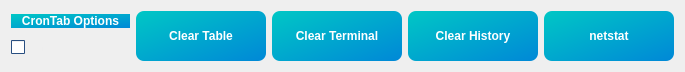
   <widget class="QWidget" name="layoutWidget">
    <property name="geometry">
     <rect>
      <x>340</x>
      <y>270</y>
      <width>685</width>
      <height>52</height>
     </rect>
    </property>
    <layout class="QHBoxLayout" name="horizontalLayout">
     <item>
      <layout class="QVBoxLayout" name="verticalLayout_12">
       <item>
        <widget class="QPushButton" name="crontab_options_button">
         <property name="font">
          <font>
           <weight>75</weight>
           <bold>true</bold>
          </font>
         </property>
         <property name="toolTip">
          <string>Set and view cronTab options</string>
         </property>
         <property name="styleSheet">
          <string notr="true">QPushButton{

	
	color: rgb(255, 255, 255);
	border: none;
background-color: qlineargradient(spread:pad, x1:0, y1:0, x2:1, y2:1, stop:0 rgba(0, 199, 197, 1), stop:1 rgba(0, 136, 215, 1));



border-radius: 8px;

}


QPushButton:hover {

background-color: qlineargradient(spread:pad, x1:0, y1:0, x2:1, y2:1, stop:0 rgba(0, 136, 215, 1), stop:1 rgba(0, 199, 197, 1));
}


QPushButton:pressed {
	background-color: rgba(0, 136, 215, 1);
}


</string>
         </property>
         <property name="text">
          <string>CronTab Options</string>
         </property>
        </widget>
       </item>
       <item>
        <widget class="QCheckBox" name="crontab_enable">
         <property name="baseSize">
          <size>
           <width>0</width>
           <height>0</height>
          </size>
         </property>
         <property name="palette">
          <palette>
           <active>
            <colorrole role="WindowText">
             <brush brushstyle="SolidPattern">
              <color alpha="255">
               <red>239</red>
               <green>239</green>
               <blue>239</blue>
              </color>
             </brush>
            </colorrole>
            <colorrole role="Button">
             <brush brushstyle="SolidPattern">
              <color alpha="0">
               <red>191</red>
               <green>64</green>
               <blue>64</blue>
              </color>
             </brush>
            </colorrole>
            <colorrole role="Text">
             <brush brushstyle="SolidPattern">
              <color alpha="255">
               <red>239</red>
               <green>41</green>
               <blue>41</blue>
              </color>
             </brush>
            </colorrole>
            <colorrole role="BrightText">
             <brush brushstyle="SolidPattern">
              <color alpha="255">
               <red>239</red>
               <green>41</green>
               <blue>41</blue>
              </color>
             </brush>
            </colorrole>
            <colorrole role="Window">
             <brush brushstyle="SolidPattern">
              <color alpha="255">
               <red>52</red>
               <green>101</green>
               <blue>164</blue>
              </color>
             </brush>
            </colorrole>
            <colorrole role="PlaceholderText">
             <brush brushstyle="NoBrush">
              <color alpha="128">
               <red>0</red>
               <green>0</green>
               <blue>0</blue>
              </color>
             </brush>
            </colorrole>
           </active>
           <inactive>
            <colorrole role="WindowText">
             <brush brushstyle="SolidPattern">
              <color alpha="255">
               <red>239</red>
               <green>239</green>
               <blue>239</blue>
              </color>
             </brush>
            </colorrole>
            <colorrole role="Button">
             <brush brushstyle="SolidPattern">
              <color alpha="0">
               <red>191</red>
               <green>64</green>
               <blue>64</blue>
              </color>
             </brush>
            </colorrole>
            <colorrole role="Text">
             <brush brushstyle="SolidPattern">
              <color alpha="255">
               <red>239</red>
               <green>41</green>
               <blue>41</blue>
              </color>
             </brush>
            </colorrole>
            <colorrole role="BrightText">
             <brush brushstyle="SolidPattern">
              <color alpha="255">
               <red>239</red>
               <green>41</green>
               <blue>41</blue>
              </color>
             </brush>
            </colorrole>
            <colorrole role="Window">
             <brush brushstyle="SolidPattern">
              <color alpha="255">
               <red>52</red>
               <green>101</green>
               <blue>164</blue>
              </color>
             </brush>
            </colorrole>
            <colorrole role="PlaceholderText">
             <brush brushstyle="NoBrush">
              <color alpha="128">
               <red>239</red>
               <green>41</green>
               <blue>41</blue>
              </color>
             </brush>
            </colorrole>
           </inactive>
           <disabled>
            <colorrole role="WindowText">
             <brush brushstyle="SolidPattern">
              <color alpha="255">
               <red>127</red>
               <green>127</green>
               <blue>127</blue>
              </color>
             </brush>
            </colorrole>
            <colorrole role="Button">
             <brush brushstyle="SolidPattern">
              <color alpha="0">
               <red>191</red>
               <green>64</green>
               <blue>64</blue>
              </color>
             </brush>
            </colorrole>
            <colorrole role="Text">
             <brush brushstyle="SolidPattern">
              <color alpha="255">
               <red>127</red>
               <green>127</green>
               <blue>127</blue>
              </color>
             </brush>
            </colorrole>
            <colorrole role="BrightText">
             <brush brushstyle="SolidPattern">
              <color alpha="255">
               <red>239</red>
               <green>41</green>
               <blue>41</blue>
              </color>
             </brush>
            </colorrole>
            <colorrole role="Window">
             <brush brushstyle="SolidPattern">
              <color alpha="255">
               <red>52</red>
               <green>101</green>
               <blue>164</blue>
              </color>
             </brush>
            </colorrole>
            <colorrole role="PlaceholderText">
             <brush brushstyle="NoBrush">
              <color alpha="128">
               <red>0</red>
               <green>0</green>
               <blue>0</blue>
              </color>
             </brush>
            </colorrole>
           </disabled>
          </palette>
         </property>
         <property name="font">
          <font>
           <weight>75</weight>
           <bold>true</bold>
          </font>
         </property>
         <property name="toolTip">
          <string>&lt;html&gt;&lt;head/&gt;&lt;body&gt;&lt;p&gt;Schedule this command using cronTab&lt;/p&gt;&lt;/body&gt;&lt;/html&gt;</string>
         </property>
         <property name="autoFillBackground">
          <bool>true</bool>
         </property>
         <property name="text">
          <string>Enable CronTab</string>
         </property>
        </widget>
       </item>
      </layout>
     </item>
     <item>
      <widget class="QPushButton" name="clear_table_button">
       <property name="minimumSize">
        <size>
         <width>130</width>
         <height>50</height>
        </size>
       </property>
       <property name="maximumSize">
        <size>
         <width>16777215</width>
         <height>16777215</height>
        </size>
       </property>
       <property name="font">
        <font>
         <weight>75</weight>
         <bold>true</bold>
        </font>
       </property>
       <property name="styleSheet">
        <string notr="true">QPushButton{

	
	color: rgb(255, 255, 255);
	border: none;
background-color: qlineargradient(spread:pad, x1:0, y1:0, x2:1, y2:1, stop:0 rgba(0, 199, 197, 1), stop:1 rgba(0, 136, 215, 1));



border-radius: 8px;

}


QPushButton:hover {

background-color: qlineargradient(spread:pad, x1:0, y1:0, x2:1, y2:1, stop:0 rgba(0, 136, 215, 1), stop:1 rgba(0, 199, 197, 1));
}


QPushButton:pressed {
	background-color: rgba(0, 136, 215, 1);
}


</string>
       </property>
       <property name="text">
        <string>Clear Table</string>
       </property>
      </widget>
     </item>
     <item>
      <widget class="QPushButton" name="clear_terminal_button">
       <property name="minimumSize">
        <size>
         <width>130</width>
         <height>50</height>
        </size>
       </property>
       <property name="maximumSize">
        <size>
         <width>16777215</width>
         <height>16777215</height>
        </size>
       </property>
       <property name="font">
        <font>
         <weight>75</weight>
         <bold>true</bold>
        </font>
       </property>
       <property name="styleSheet">
        <string notr="true">QPushButton{

	
	color: rgb(255, 255, 255);
	border: none;
background-color: qlineargradient(spread:pad, x1:0, y1:0, x2:1, y2:1, stop:0 rgba(0, 199, 197, 1), stop:1 rgba(0, 136, 215, 1));



border-radius: 8px;

}


QPushButton:hover {

background-color: qlineargradient(spread:pad, x1:0, y1:0, x2:1, y2:1, stop:0 rgba(0, 136, 215, 1), stop:1 rgba(0, 199, 197, 1));
}


QPushButton:pressed {
	background-color: rgba(0, 136, 215, 1);
}


</string>
       </property>
       <property name="text">
        <string>Clear Terminal</string>
       </property>
      </widget>
     </item>
     <item>
      <widget class="QPushButton" name="clear_history_button">
       <property name="minimumSize">
        <size>
         <width>130</width>
         <height>50</height>
        </size>
       </property>
       <property name="maximumSize">
        <size>
         <width>16777215</width>
         <height>16777215</height>
        </size>
       </property>
       <property name="font">
        <font>
         <weight>75</weight>
         <bold>true</bold>
        </font>
       </property>
       <property name="styleSheet">
        <string notr="true">QPushButton{

	
	color: rgb(255, 255, 255);
	border: none;
background-color: qlineargradient(spread:pad, x1:0, y1:0, x2:1, y2:1, stop:0 rgba(0, 199, 197, 1), stop:1 rgba(0, 136, 215, 1));



border-radius: 8px;

}


QPushButton:hover {

background-color: qlineargradient(spread:pad, x1:0, y1:0, x2:1, y2:1, stop:0 rgba(0, 136, 215, 1), stop:1 rgba(0, 199, 197, 1));
}


QPushButton:pressed {
	background-color: rgba(0, 136, 215, 1);
}


</string>
       </property>
       <property name="text">
        <string>Clear History</string>
       </property>
      </widget>
     </item>
     <item>
      <widget class="QPushButton" name="netstat_button">
       <property name="minimumSize">
        <size>
         <width>130</width>
         <height>50</height>
        </size>
       </property>
       <property name="maximumSize">
        <size>
         <width>16777215</width>
         <height>16777215</height>
        </size>
       </property>
       <property name="font">
        <font>
         <weight>75</weight>
         <bold>true</bold>
        </font>
       </property>
       <property name="styleSheet">
        <string notr="true">QPushButton{

	
	color: rgb(255, 255, 255);
	border: none;
background-color: qlineargradient(spread:pad, x1:0, y1:0, x2:1, y2:1, stop:0 rgba(0, 199, 197, 1), stop:1 rgba(0, 136, 215, 1));



border-radius: 8px;

}


QPushButton:hover {

background-color: qlineargradient(spread:pad, x1:0, y1:0, x2:1, y2:1, stop:0 rgba(0, 136, 215, 1), stop:1 rgba(0, 199, 197, 1));
}


QPushButton:pressed {
	background-color: rgba(0, 136, 215, 1);
}


</string>
       </property>
       <property name="text">
        <string>netstat</string>
       </property>
      </widget>
     </item>
    </layout>
   </widget>
